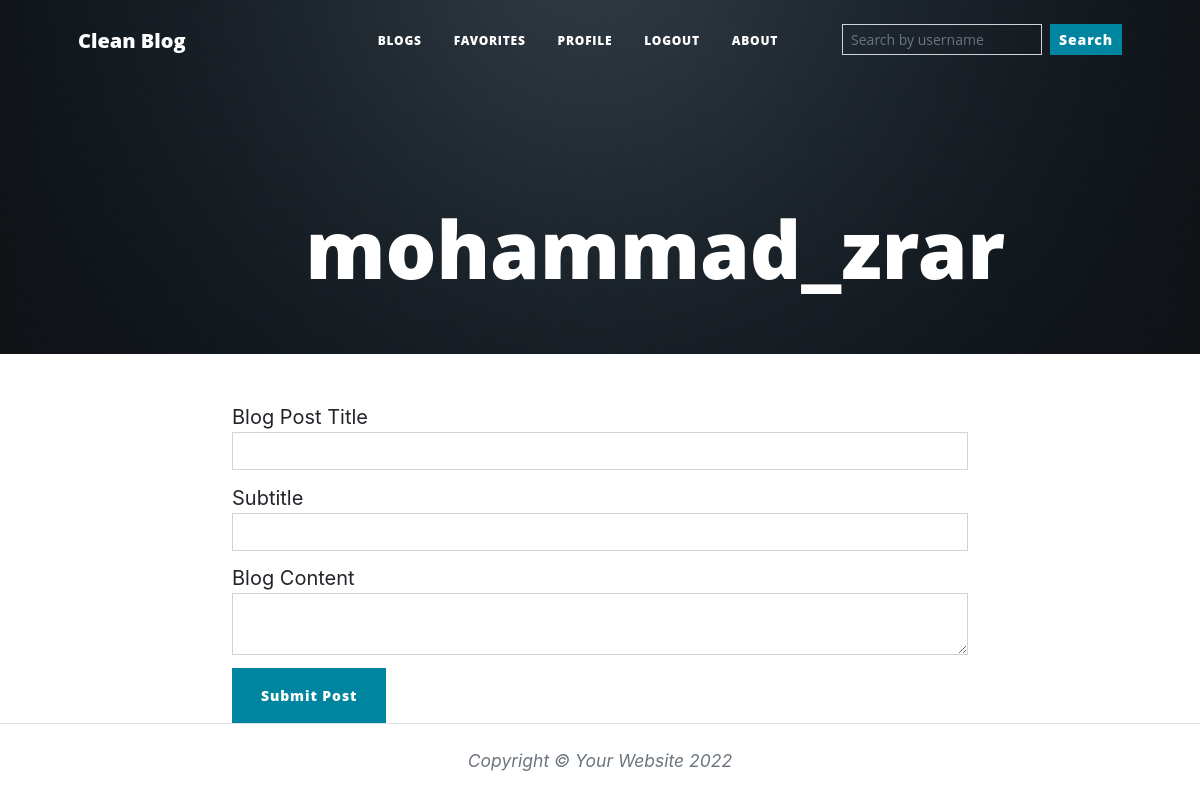
The page /mohammad_zrar/blog-post (signed in) on the database as committed earlier.
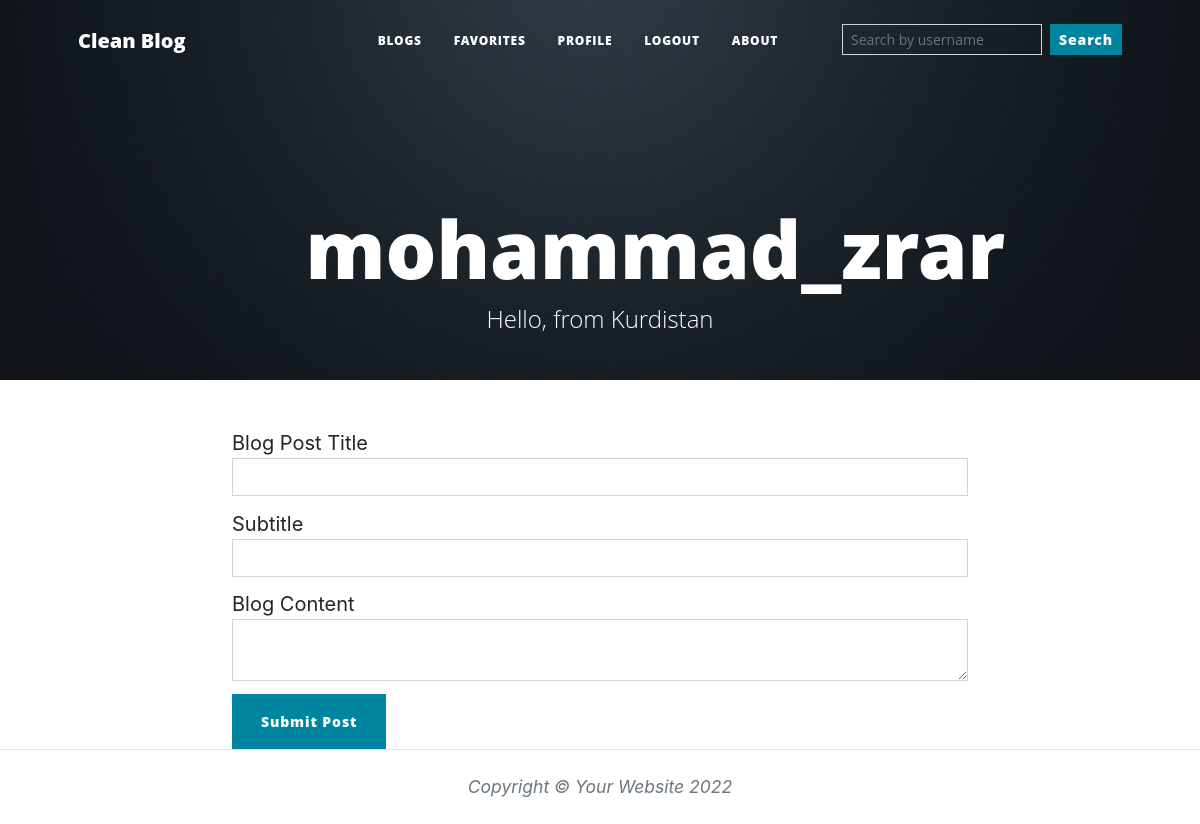
The same page on the database as committed later.
### main.py (models this page shows)
class User(UserMixin, db.Model):
    __tablename__ = "users"
    id = db.Column(db.Integer, primary_key=True)
    email = db.Column(db.String(100))
    username = db.Column(db.String(100), unique=True)
    password = db.Column(db.String(100))
    bg_color = db.Column(db.String(7))
    bio = db.Column(db.String(250))
    blogs = db.relationship("BlogPost", back_populates="author")
    comments = db.relationship("Comment", back_populates="comment_author")
    favouring = db.relationship(
        'User', secondary=favorites,
        primaryjoin=(favorites.c.favorite_id == id),
        secondaryjoin=(favorites.c.favouring_id == id),
        backref=db.backref('favorites', lazy='dynamic'),
        lazy='dynamic'
    )

### main.py (the view, shortened to what this page needs)
@app.route("/<string:username>/blog-post", methods=["POST", "GET"])
@login_required
def blog_post(username):
    if current_user.username == username:
        form = CreatePostForm()
        return render_template("blog-post.html", form=form, user=current_user)
    else:
        return redirect(url_for('user_blogs', username=username))

### forms.py
class CreatePostForm(FlaskForm):
    title = StringField("Blog Post Title", validators=[DataRequired()])
    subtitle = StringField("Subtitle", validators=[DataRequired()])
    body = CKEditorField("Blog Content", validators=[DataRequired()])
    submit = SubmitField("Submit Post")

### main.py (called while the page is built)
@login_manager.user_loader
def load_user(user_id):
    return User.query.get(int(user_id))

### templates/blog-post.html (shortened to what this page needs)
{% extends 'base.html' %}
{% import "bootstrap/wtf.html" as wtf %}
{% block content %}
{% include "./layout/navbar.html" %}
<header class="masthead pb-5" style="background-image: url({{ url_for('static', filename='./assets/img/home-bg.jpg')}})">
    <div class="container position-relative px-4 px-lg-5">
        <div class="row gx-4 gx-lg-5 justify-content-center">
            <div class="col-md-10 col-lg-8 col-xl-7">
                <div class="site-heading">
                    <h1 class="h1-header">{{ current_user.username }}</h1>
                    <span class="subheading">{{ current_user.bio if current_user.bio != None else '' }}</span>
                </div>
            </div>
        </div>
    </div>
</header>
<div class="container">
    <div class="row">
      <div class="col-lg-8 col-md-10 mx-auto">
        {{ wtf.quick_form(form, novalidate=True, button_map={"submit": "primary"}) }}
      </div>
    </div>
  </div>
{% include "./layout/footer.html" %}
{% endblock %}

### templates/base.html (shortened to what this page needs)
<!DOCTYPE html>
<html lang="en">
<head>
    <link href="{{ url_for('static', filename='css/styles.css')}}" rel="stylesheet">
    <link href="{{ url_for('static', filename='my/styles.css')}}" rel="stylesheet">
    <link rel="stylesheet" href="https://cdn.jsdelivr.net/npm/bootstrap-icons@1.3.0/font/bootstrap-icons.css">
</head>
<body>
{% block content%}{% endblock %}
</body>
</html>

### templates/layout/navbar.html (shortened to what this page needs)
<nav class="navbar navbar-expand-lg navbar-light" id="mainNav">
    <div class="container px-4 px-lg-5">
        <a class="navbar-brand" href="{{ url_for('home') }}">Clean Blog</a>
        <div class="collapse navbar-collapse" id="navbarResponsive">
            <ul class="navbar-nav ms-auto py-4 py-lg-0">
                {% if not current_user.is_authenticated: %}
                <li class="nav-item"><a class="nav-link px-lg-3 py-3 py-lg-4" href="{{ url_for('login') }}">Login</a></li>
                <li class="nav-item"><a class="nav-link px-lg-3 py-3 py-lg-4" href="">Register</a></li>
                {% else %}
                <li class="nav-item"><a class="nav-link px-lg-3 py-3 py-lg-4" href="{{ url_for('user_blogs', username=current_user.username) }}">Blogs</a></li>
                <li class="nav-item"><a class="nav-link px-lg-3 py-3 py-lg-4" href="{{ url_for('home') }}">Favorites</a></li>
                <li class="nav-item me"><a class="nav-link px-lg-3 py-3 py-lg-4" href="{{ url_for('profile', username=current_user.username) }}">Profile</a></li>
                <li class="nav-item"><a class="nav-link px-lg-3 py-3 py-lg-4" href="{{ url_for('logout') }}">Logout</a></li>
                {% endif %}
                <li class="nav-item me-5"><a class="nav-link px-lg-3 py-3 py-lg-4" href="about.html">About</a></li>
                <li class="nav-item ms-5-lg">
                    <form class="d-flex mt-3 nav-search" method="get" action="{{ url_for('search') }}">
                        <input class="form-control form-control-sm me-2 bg-transparent text-light" type="search"
                               placeholder="Search by username" name="search" aria-label="Search">
                        <button class="btn btn-sm btn-primary text-transparent" type="submit">Search</button>
                    </form>
                </li>
            </ul>
        </div>
    </div>
</nav>

### templates/layout/footer.html (shortened to what this page needs)
  <footer class="border-top py-4" >
    <div class="container">
      <div class="row gx-4 gx-lg-5 justify-content-center">
        <div class="col-md-10 col-lg-8 col-xl-7">
          <div class="small text-center text-muted fst-italic">Copyright &copy; Your Website 2022</div>
        </div>
      </div>
    </div>
  </footer>

### static/my/styles.css (style rules this page uses)
.form-group { margin-bottom: 12.5px; }

Rows that differ between the two databases and show on the page:
changed User "mohammad_zrar": bio (not shown) → "Hello, from Kurdistan"
